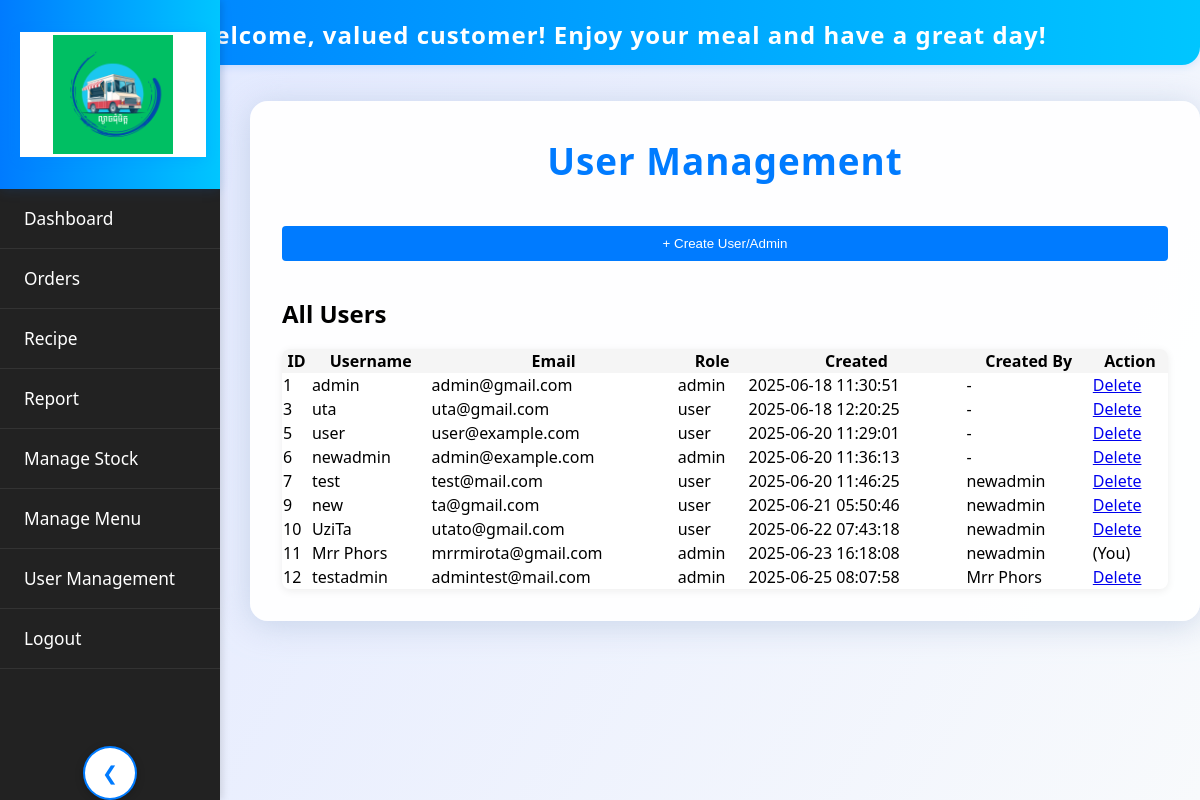
Screenshot of /frontend/user_management.php (signed in) with the database file from the repository.
### tables this page shows
CREATE TABLE `users` (
  `id` int(11) NOT NULL,
  `username` varchar(50) NOT NULL,
  `password` varchar(255) NOT NULL,
  `email` varchar(100) NOT NULL,
  `created_at` timestamp NOT NULL DEFAULT current_timestamp(),
  `role` enum('admin','user') NOT NULL DEFAULT 'user',
  `created_by` int(11) DEFAULT NULL,
  `remember_token` varchar(128) DEFAULT NULL
);

### frontend/user_management.php (the view, shortened to what this page needs)
<?php
require_once '../backend/db.php';
$result = $conn->query("SELECT u.id, u.username, u.email, u.role, u.created_at, a.username AS creator FROM users u LEFT JOIN users a ON u.created_by = a.id");
$users = $result ? $result->fetch_all(MYSQLI_ASSOC) : [];
?>
<!DOCTYPE html>
<html lang="en">
<head>
    <link rel="stylesheet" href="style.css">
    <link rel="stylesheet" href="dashboard.css">
</head>
<body>
    <?php include 'header.php'; ?>
    <?php include 'navmenu.php'; ?>
    <div class="main-content">
        <h1>User Management</h1>
        <button id="show-create-form-btn" class="add-btn" style="margin-bottom:16px;display:inline-block;">+ Create User/Admin</button>
        <h2>All Users</h2>
        <table style="width:100%;border-collapse:collapse;background:#fff;border-radius:8px;box-shadow:0 2px 8px #eee;overflow:hidden;">
            <thead style="background:#f5f5f5;">
                <tr>
                    <th>ID</th>
                    <th>Username</th>
                    <th>Email</th>
                    <th>Role</th>
                    <th>Created</th>
                    <th>Created By</th>
                    <th>Action</th>
                </tr>
            </thead>
            <tbody>
                <?php foreach ($users as $user): ?>
                    <tr>
                        <td><?= $user['id'] ?></td>
                        <td><?= htmlspecialchars($user['username']) ?></td>
                        <td><?= htmlspecialchars($user['email']) ?></td>
                        <td><?= $user['role'] ?></td>
                        <td><?= $user['created_at'] ?></td>
                        <td><?= $user['creator'] ? htmlspecialchars($user['creator']) : '-' ?></td>
                        <td>
                            <?php if ($user['id'] != $_SESSION['user_id']): ?>
                                <a href="user_management.php?delete=<?= $user['id'] ?>" onclick="return confirm('Delete this user?')">Delete</a>
                            <?php else: ?>
                                (You)
                            <?php endif; ?>
                        </td>
                    </tr>
                <?php endforeach; ?>
            </tbody>
        </table>
    </div>
</body>
</html>

### frontend/style.css (style rules this page uses)
body { font-family: Arial, sans-serif; background: #f8f8f8; margin: 0; padding: 0; }
input, button { margin: 8px 0; padding: 10px; width: 100%; }
button { background: #007bff; color: #fff; border: none; border-radius: 4px; cursor: pointer; }

### frontend/dashboard.css (style rules this page uses)
body { margin: 0; background: linear-gradient(120deg, #e0e7ff 0%, #f8fafc 100%); min-height: 100vh; font-family: "Segoe UI", Arial, sans-serif; }
.main-content { margin-left: 250px; padding: 10px 32px 32px 32px; background: rgba(255, 255, 255, 0.95); border-radius: 18px; box-shadow: 0 4px 32px #b6c6e0aa; max-width: 1100px; margin-top: 36px; margin-bottom: 36px; }
h1 { color: #007bff; font-size: 2.3em; letter-spacing: 1px; margin-bottom: 32px; text-align: center; }

### rows the page displays
users: id "1", username "admin", email "admin@gmail.com", role "admin", created_at "2025-06-18 11:30:51"
users: id "3", username "uta", email "uta@gmail.com", role "user", created_at "2025-06-18 12:20:25"
users: id "5", username "user", email "user@example.com", role "user", created_at "2025-06-20 11:29:01"
users: id "6", username "newadmin", email "admin@example.com", role "admin", created_at "2025-06-20 11:36:13"
users: id "7", username "test", email "test@mail.com", role "user", created_at "2025-06-20 11:46:25", users.username "newadmin"
users: id "9", username "new", email "ta@gmail.com", role "user", created_at "2025-06-21 05:50:46", users.username "newadmin"
users: id "10", username "UziTa", email "utato@gmail.com", role "user", created_at "2025-06-22 07:43:18", users.username "newadmin"
users: id "11", username "Mrr Phors", email "mrrmirota@gmail.com", role "admin", created_at "2025-06-23 16:18:08", users.username "newadmin", shows "(You)"
users: id "12", username "testadmin", email "admintest@mail.com", role "admin", created_at "2025-06-25 08:07:58", users.username "Mrr Phors"
